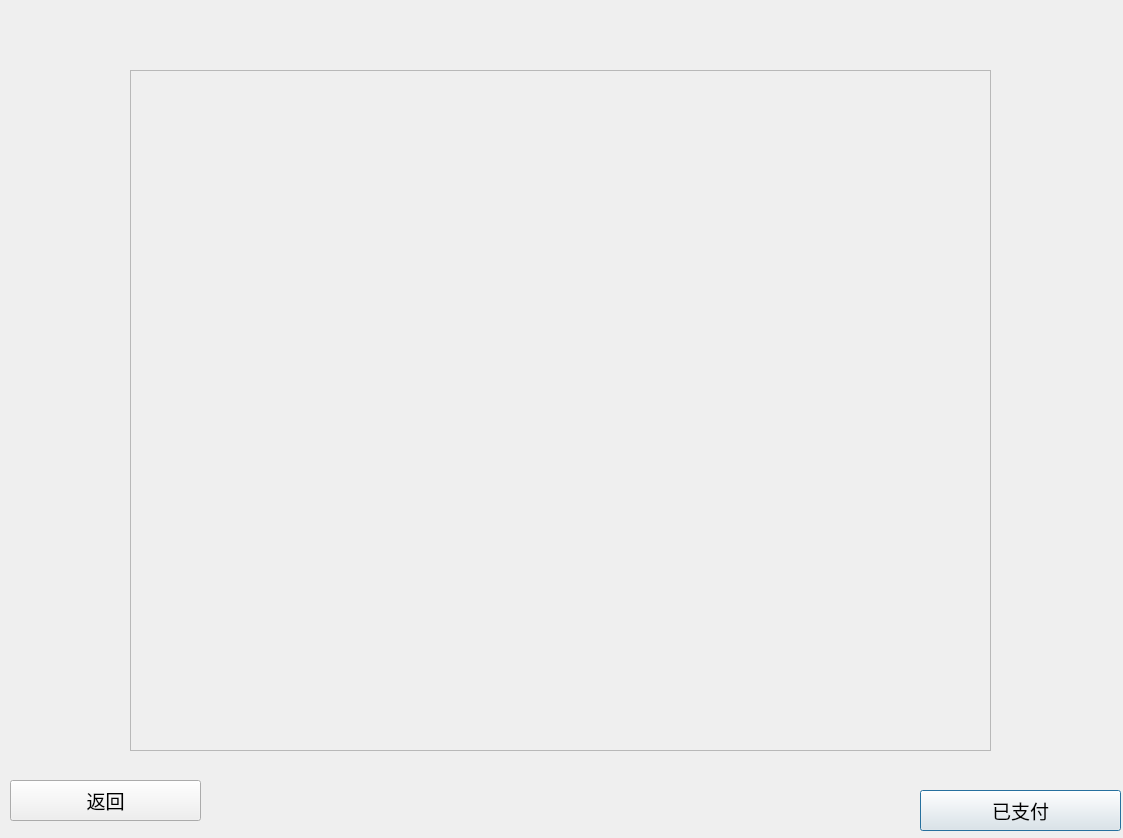
<?xml version="1.0" encoding="UTF-8"?>
<ui version="4.0">
 <class>payment</class>
 <widget class="QDialog" name="payment">
  <property name="geometry">
   <rect>
    <x>0</x>
    <y>0</y>
    <width>1123</width>
    <height>838</height>
   </rect>
  </property>
  <property name="windowTitle">
   <string>支付窗口</string>
  </property>
  <widget class="QFrame" name="frame">
   <property name="geometry">
    <rect>
     <x>130</x>
     <y>70</y>
     <width>861</width>
     <height>681</height>
    </rect>
   </property>
   <property name="styleSheet">
    <string notr="true">border-image: url(:/picture/payment.png);</string>
   </property>
   <property name="frameShape">
    <enum>QFrame::StyledPanel</enum>
   </property>
   <property name="frameShadow">
    <enum>QFrame::Raised</enum>
   </property>
  </widget>
  <widget class="QPushButton" name="pushButton">
   <property name="geometry">
    <rect>
     <x>920</x>
     <y>790</y>
     <width>201</width>
     <height>41</height>
    </rect>
   </property>
   <property name="font">
    <font>
     <family>Agency FB</family>
     <pointsize>14</pointsize>
    </font>
   </property>
   <property name="text">
    <string>已支付</string>
   </property>
  </widget>
  <widget class="QPushButton" name="pushButton_2">
   <property name="geometry">
    <rect>
     <x>10</x>
     <y>780</y>
     <width>191</width>
     <height>41</height>
    </rect>
   </property>
   <property name="font">
    <font>
     <family>Agency FB</family>
     <pointsize>14</pointsize>
    </font>
   </property>
   <property name="text">
    <string>返回</string>
   </property>
  </widget>
 </widget>
 <resources/>
 <connections/>
</ui>
